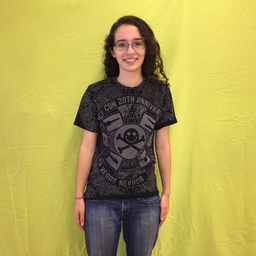
#> input picture photo2.jpg, 256 x 256 px, shrunk from 762 x 762 before the run; its folder holds only this picture in this run
$ python -i Userinterface.py   (imports and definitions only)   (Python 2 division)   (older library calls are emulated)
#> lines starting #> are read from the running program, lines starting #| are printed output that depends on the picture
#> further down, picture is the input picture: PIL image 256x256 RGB; mean R, G, B 179.3, 165.9, 86
from PIL import Image, ImageDraw, ImageTk
import random
# [4 lines of commented-out code are left out]
# [2 lines not run here, left out]
# [4 lines of commented-out code are left out]

def getComposite(im, thresh, x, y):
    """Gets the sum of all RGB values and returns as a composite."""
    (red,green,blue) = im.getpixel((x,y))
    redResult = abs(red - thresh[0])
    greenResult = abs(green - thresh[1])
    blueResult = abs(blue - thresh[2])
    composite = (redResult + greenResult + blueResult)
    return (redResult + greenResult + blueResult)

def removeBackground(im):
    """Removes green and applies white"""
    (width,height) = im.size
#> width = 256; height = 256
    for x in range(0,width):
        for y in range(0,height):
            thresh = [157, 190, 75]
            comp = getComposite(im, thresh, x, y)
            if  comp < 85:
                newRed = 0
                newGreen = 255
                newBlue = 0
                im.putpixel((x, y), (newRed, newGreen, newBlue))
            thresh = [100, 140, 75]
            comp = getComposite(im, thresh, x, y)
            if  comp < 55:
                newRed = 0
                newGreen = 255
                newBlue = 0
                im.putpixel((x, y), (newRed, newGreen, newBlue))
            thresh = [60, 100, 25]
            comp = getComposite(im, thresh, x, y)
            if  comp < 55:
                newRed = 0
                newGreen = 255
                newBlue = 0
                im.putpixel((x, y), (newRed, newGreen, newBlue))
            thresh = [0,230,0]
            comp = getComposite(im, thresh, x, y)
            if  comp < 100:
                newRed = 0
                newGreen = 255
                newBlue = 0
                im.putpixel((x, y), (newRed, newGreen, newBlue))
            thresh = [0,255,50]
            comp = getComposite(im, thresh, x, y)
            if  comp < 100:
                newRed = 0
                newGreen = 255
                newBlue = 0
                im.putpixel((x, y), (newRed, newGreen, newBlue))
            thresh = [96, 140, 75]
            comp = getComposite(im, thresh, x, y)
            if  comp < 40:
                newRed = 0
                newGreen = 255
                newBlue = 0
                im.putpixel((x, y), (newRed, newGreen, newBlue))
            thresh = [89, 97, 45]
            comp = getComposite(im, thresh, x, y)
            if  comp < 35:
                newRed = 0
                newGreen = 255
                newBlue = 0
                im.putpixel((x, y), (newRed, newGreen, newBlue))
            thresh = [100, 132, 255]
            comp = getComposite(im, thresh, x, y)
            if  comp < 50:
                newRed = 0
                newGreen = 255
                newBlue = 0
                im.putpixel((x, y), (newRed, newGreen, newBlue))
            thresh = [213, 210, 103]
            comp = getComposite(im, thresh, x, y)
            if  comp < 50:
                newRed = 0
                newGreen = 255
                newBlue = 0
                im.putpixel((x, y), (newRed, newGreen, newBlue))
            thresh = [142, 139, 44]
            comp = getComposite(im, thresh, x, y)
            if  comp < 60:
                newRed = 0
                newGreen = 255
                newBlue = 0
                im.putpixel((x, y), (newRed, newGreen, newBlue))
            thresh = [242, 231, 113]
            comp = getComposite(im, thresh, x, y)
            if  comp < 50:
                newRed = 0
                newGreen = 255
                newBlue = 0
                im.putpixel((x, y), (newRed, newGreen, newBlue))
#> this loop made 256 passes
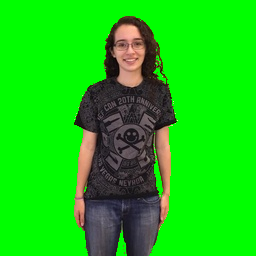
#> im: PIL image 256x256 RGB; mean R, G, B 23.4, 203.2, 17.9
    im.show()
    im.save("meWithGreen.png")


##Create function that takes the background and replaces the bright green
##PROBLEM: Function takes at least 30 seconds to run, speed up somehow.
# [50 lines left out: functions getBackData, printSize, transparency, not called in this run]


import Tkinter
from Tkinter import Tk, Label, CENTER, Canvas, NW

# [3 lines not run here, left out]


# [1 line that did not run here, left out]
# [5 lines not run here, left out]
# [1 line that did not run here, left out]
# [1 line not run here, left out]
# [1 line that did not run here, left out]
# [1 line that did not run here, left out]
#canvas.move(zoeid, )


# [15 lines left out: function key, not called in this run]


    #elif event.char

# [1 line that did not run here, left out]
##if
# [12 lines not run here, left out]
    #print canvas.coords(zoeid)
    #coords

scaling_factor = 1.0

# [10 lines left out: function resize, not called in this run]

# [1 line not run here, left out]

>>> from PIL import Image
>>> picture = Image.open('photo2.jpg')
>>> result = removeBackground(picture)
